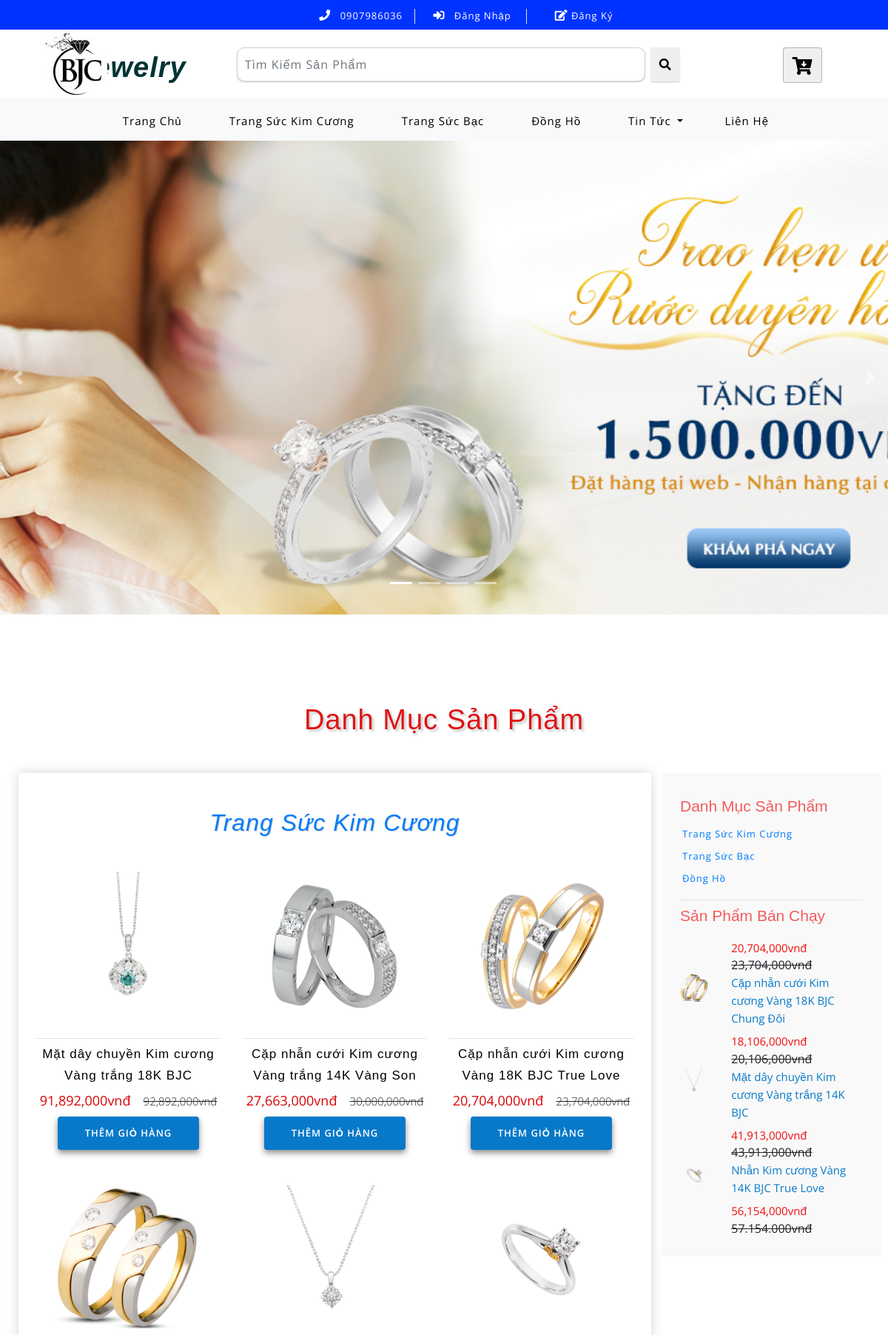
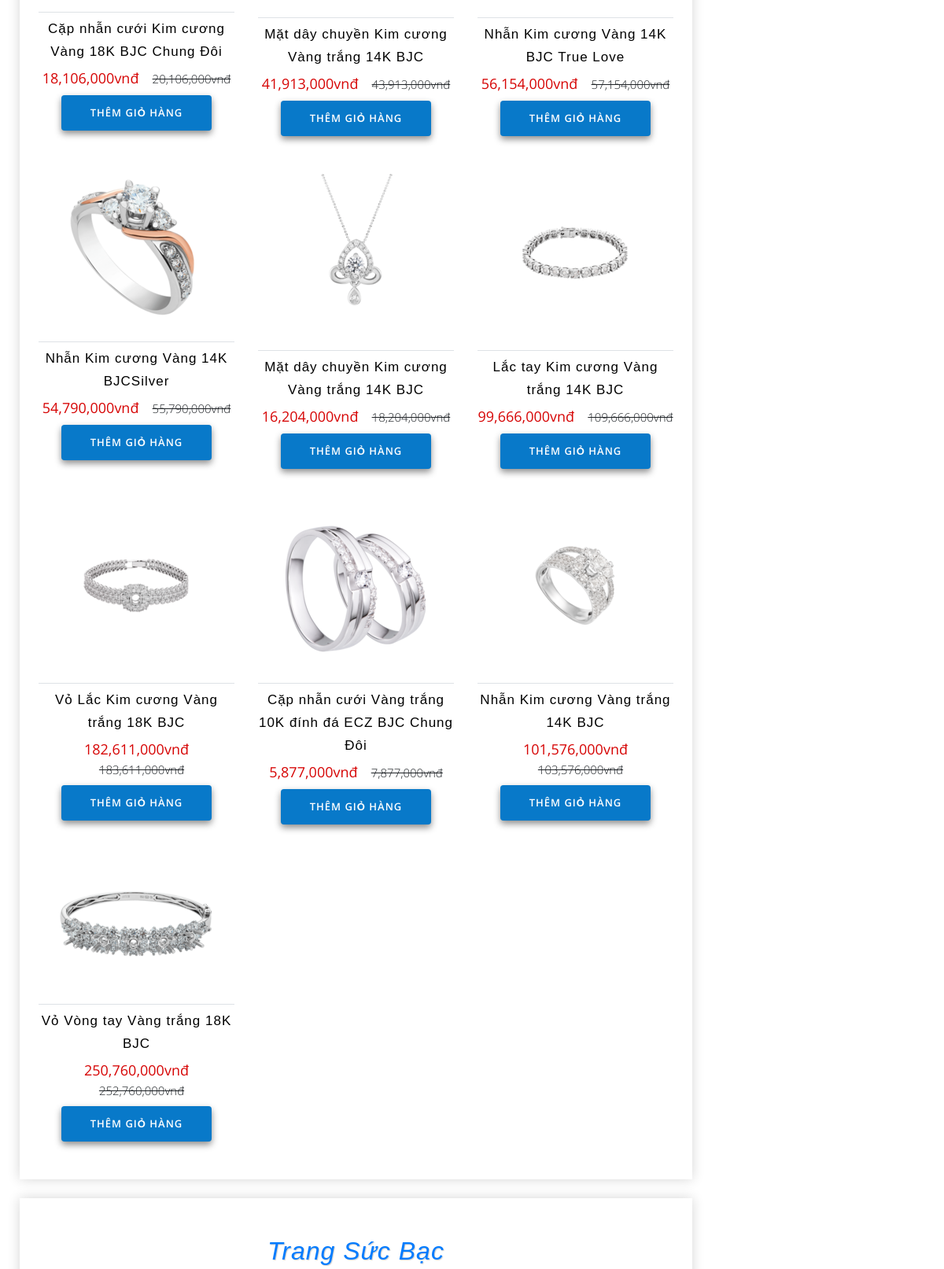
The page / (upper part) on the database its author committed (2 pictures, top to bottom).
### tables this page shows
CREATE TABLE `tbl_category` (
  `category_id` int(11) NOT NULL,
  `category_name` varchar(100) NOT NULL
);

CREATE TABLE `tbl_slider` (
  `slider_id` int(11) NOT NULL,
  `slider_image` varchar(100) NOT NULL,
  `slider_caption` text DEFAULT NULL,
  `slider_active` int(11) NOT NULL DEFAULT 1
);

CREATE TABLE `tbl_sanpham` (
  `sanpham_id` int(11) NOT NULL,
  `category_id` int(11) NOT NULL,
  `sanpham_name` varchar(255) NOT NULL,
  `sanpham_chitiet` text NOT NULL,
  `sanpham_mota` text NOT NULL,
  `sanpham_gia` varchar(100) DEFAULT NULL,
  `sanpham_giakhuyenmai` varchar(100) NOT NULL,
  `sanpham_hot` int(11) NOT NULL,
  `sanpham_soluong` int(11) NOT NULL,
  `sanpham_image` varchar(50) NOT NULL
);

### include/home.php (the view, shortened to what this page needs)
<div class="ads-grid py-sm-5 py-4">
		<div class="container py-xl-4 py-lg-2">
			<h3 class="tittle-w3l text-center mb-lg-5 mb-sm-4 mb-3">
				<h3 class="tittle-w3l text-center mb-lg-5 mb-sm-4 mb-3">Danh Mục Sản Phẩm</h3>
			<div class="row">
				<div class="agileinfo-ads-display col-lg-9">
					<div class="wrapper">
						<?php
						$sql_cate_home = mysqli_query($con,"SELECT * FROM tbl_category ORDER BY category_id DESC");
						while($row_cate_home = mysqli_fetch_array($sql_cate_home)){
							$id_category = $row_cate_home['category_id'];
						?>
						<div class="product-sec1 px-sm-4 px-3 py-sm-5  py-3 mb-4">
							<h3 class="heading-tittle text-center font-italic"><?php echo $row_cate_home['category_name'] ?></h3>
							<div class="row">
								<?php
								$sql_product = mysqli_query($con,"SELECT * FROM tbl_sanpham ORDER BY sanpham_id DESC");
								while($row_sanpham = mysqli_fetch_array($sql_product)){
									if($row_sanpham['category_id']==$id_category){
								?>
								<div class="col-md-4 product-men mt-5">
									<div class="men-pro-item simpleCart_shelfItem">
										<div class="men-thumb-item text-center">
											<img src="images/<?php echo $row_sanpham['sanpham_image'] ?>" alt="">
										</div>
										<div class="item-info-product text-center border-top mt-4">
											<h4 class="pt-1">
												<a href="?quanly=chitietsp&id=<?php echo $row_sanpham['sanpham_id'] ?>"><?php echo $row_sanpham['sanpham_name'] ?></a>
											</h4>
											<div class="info-product-price my-2">
												<span class="item_price"><?php echo number_format($row_sanpham['sanpham_giakhuyenmai']).'vnđ' ?></span>
												<del><?php echo number_format($row_sanpham['sanpham_gia']).'vnđ' ?></del>
											</div>
											<div class="snipcart-details top_brand_home_details item_add single-item hvr-outline-out">
												<form action="?quanly=giohang" method="post">
												<fieldset>
													<input type="submit" name="themgiohang" value="Thêm Giỏ Hàng" class="button" />
												</fieldset>
											</form>
											</div>
										</div>
									</div>
								</div>
								<?php
									}
								}
								?>
							</div>
						</div>
							<?php
							}
							?>
					</div>
				</div>
				<div class="col-lg-3 mt-lg-0 mt-4 p-lg-0">
					<div class="side-bar p-sm-4 p-3">
						<div class="left-side border-bottom py-2">
							<h3 class="agileits-sear-head mb-3">Danh Mục Sản Phẩm</h3>
							<ul>
								<?php
									$sql_category_sidebar = mysqli_query($con,'SELECT * FROM tbl_category ORDER BY category_id DESC');
									while($row_category_sidebar = mysqli_fetch_array($sql_category_sidebar)){
								?>
								<li>
									<span class="span"><a href="?quanly=danhmuc&id=<?php echo $row_category_sidebar['category_id'] ?>"><?php echo $row_category_sidebar['category_name'] ?></a></span>
								</li>
								<?php
								}
								?>
							</ul>
						</div>
						<div class="f-grid py-2">
							<h3 class="agileits-sear-head mb-3">Sản Phẩm Bán Chạy</h3>
							<div class="box-scroll">
								<div class="scroll">
									<?php
									$sql_product_sidebar = mysqli_query($con,"SELECT * FROM tbl_sanpham WHERE sanpham_hot='0' ORDER BY sanpham_id DESC");
									while($row_sanpham_sidebar = mysqli_fetch_array($sql_product_sidebar)){
									?>
									<div class="row">
										<div class="col-lg-3 col-sm-2 col-3 left-mar">
											<img src="images/<?php echo $row_sanpham_sidebar['sanpham_image'] ?>" alt="" class="img-fluid">
										</div>
										<div class="col-lg-9 col-sm-10 col-9 w3_mvd">
											<a href=""><?php echo $row_sanpham_sidebar['sanpham_name'] ?></a>
											<a href="" class="price-mar mt-2"><?php echo number_format($row_sanpham_sidebar['sanpham_giakhuyenmai']).'vnđ' ?></a>
											<del><?php echo number_format($row_sanpham_sidebar['sanpham_gia']).'vnđ' ?></del>
										</div>
									</div>
									<?php
									}
									?>
								</div>
							</div>
						</div>
					</div>
				</div>
			</div>
		</div>
	</div>

### include/menu.php (shortened to what this page needs)
<div class="navbar-inner">
		<div class="container">
			<nav class="navbar navbar-expand-lg navbar-light bg-light">
				<div class="collapse navbar-collapse" id="navbarSupportedContent">
					<ul class="navbar-nav ml-auto text-center mr-xl-5">
						<li class="nav-item active mr-lg-2 mb-lg-0 mb-2">
							<a class="nav-link" href="index.php">Trang Chủ
							</a>
						</li>
						<?php
							$sql_category_danhmuc = mysqli_query($con,'SELECT * FROM tbl_category ORDER BY category_id DESC');
							while($row_category_danhmuc = mysqli_fetch_array($sql_category_danhmuc)){
						?>
						<li class="nav-item  mr-lg-2 mb-lg-0 mb-2">
							<a class="nav-link " href="?quanly=danhmuc&id=<?php echo $row_category_danhmuc['category_id'] ?>" role="button"  aria-haspopup="true" aria-expanded="false">
								<?php echo $row_category_danhmuc['category_name'] ?>
							</a>
						</li>
						<?php
						}
						?>
						<li class="nav-item dropdown mr-lg-2 mb-lg-0 mb-2">
							<a class="nav-link dropdown-toggle" href="#" role="button" data-toggle="dropdown" aria-haspopup="true" aria-expanded="false">
								Tin Tức
							</a>
						</li>
						<li class="nav-item">
							<a class="nav-link" href="?quanly=lienhe">Liên Hệ</a>
						</li>
					</ul>
				</div>
			</nav>
		</div>
	</div>

### include/slider.php (shortened to what this page needs)
<div id="carouselExampleIndicators" class="carousel slide" data-ride="carousel">
		<ol class="carousel-indicators">
			<li data-target="#carouselExampleIndicators" data-slide-to="0" class="active"></li>
			<li data-target="#carouselExampleIndicators" data-slide-to="1"></li>
			<li data-target="#carouselExampleIndicators" data-slide-to="2"></li>
			<li data-target="#carouselExampleIndicators" data-slide-to="3"></li>
		</ol>
		<div class="carousel-inner">
			<?php
			$sql_slider = mysqli_query($con,"SELECT * FROM tbl_slider WHERE slider_active='1' ORDER BY slider_id");
			while($row_slider = mysqli_fetch_array($sql_slider)){
			?>
			<div class="carousel-item item1 active">
				<div class="container">
					<div class="w3l-space-banner">
					</div>
				</div>
			</div>
			<?php
			}
			?>
		</div>
		<a class="carousel-control-prev" href="#carouselExampleIndicators" role="button" data-slide="prev">
			<span class="carousel-control-prev-icon" aria-hidden="true"></span>
		</a>
		<a class="carousel-control-next" href="#carouselExampleIndicators" role="button" data-slide="next">
			<span class="carousel-control-next-icon" aria-hidden="true"></span>
		</a>
	</div>

### css/style.css (style rules this page uses)
html, body { margin: 0; font-size: 100%; background: #fff; font-family: 'Open Sans', sans-serif; }
body a { text-decoration: none; transition: 0.5s all; -webkit-transition: 0.5s all; -moz-transition: 0.5s all; -o-transition: 0.5s all; -ms-transition: 0.5s all; }
a { transition: 0.5s all; -webkit-transition: 0.5s all; -moz-transition: 0.5s all; -o-transition: 0.5s all; -ms-transition: 0.5s all; }
input[type="button"], input[type="submit"] { transition: 0.5s all; -webkit-transition: 0.5s all; -moz-transition: 0.5s all; -o-transition: 0.5s all; -ms-transition: 0.5s all; }
h1, h2, h3, h4, h5, h6 { margin: 0; font-family: 'Tahoma', sans-serif; }
ul { margin: 0; padding: 0; }
.navbar-inner { background: #f8f9fa; box-shadow: 0px 2px 6px 1px rgba(0, 0, 0, 0.13); }
.navbar-light .navbar-nav .nav-link { letter-spacing: 1px; font-size: 15px; color: #000; }
.navbar-light .navbar-nav .show>.nav-link, .navbar-light .navbar-nav .active>.nav-link, .navbar-light .navbar-nav .nav-link.show, .navbar-light .navbar-nav .nav-link.active { color: black; }
.carousel-item.item1 { background: url(../images/banner1.jpg) no-repeat center; background-size: cover; -webkit-background-size: cover; -moz-background-size: cover; -o-background-size: cover; -ms-background-size: cover; }
.carousel-item.item4, .carousel-item.item3, .carousel-item.item2, .carousel-item.item1 { min-height: 640px; }
.w3l-space-banner { padding-top: 9em; }
.carousel-indicators { bottom: 4%; }
.carousel-indicators li { cursor: pointer; }
h3.tittle-w3l { color: rgb(223, 20, 20); font-size: 38px; letter-spacing: 1px; text-shadow: 3px 3px 3px rgba(0, 0, 0, 0.19); }
.snipcart-details { width: 77%; margin: 0 auto; }
.snipcart-details input.button { font-size: 13px; color: #fff; background: #0879c9; text-decoration: none; border: none; border-radius: 0; width: 100%; text-transform: uppercase; padding: 13px; outline: none; letter-spacing: 1px; box-shadow: 0px 4px 8px 0px rgba(0, 0, 0, 0.45); font-weight: 600; cursor: pointer; border-radius: 4px; transition: 0.5s all; -webkit-transition: 0.5s all; -moz-transition: 0.5s all; -o-transition: 0.5s all; -ms-transition: 0.5s all; }
.men-pro-item { position: relative; }
.men-thumb-item { position: relative; }
h3.agileits-sear-head { color: #F45C5D; font-size: 21px; }
.side-bar { background-color: #F9F9F9; height: fit-content; }
.left-side ul li { display: inline-block; width: 100%; margin-bottom: 6px; }
.left-side ul li span { font-size: 13px; color: #000; letter-spacing: 1px; margin-left: 3px; vertical-align: top; }
.f-grid a { color: #0879c9; font-size: 15px; }
a.price-mar { color: #ef0e0e; display: block; }
.scroll { position: absolute; }
.box-scroll { min-height: 25em; position: relative; overflow: hidden; }
.product-sec1 { box-shadow: 0px 0px 15px 0px #D6D6D6; }
h3.heading-tittle { color:#007bff; font-size: 32px; letter-spacing: 1px; text-shadow: 1px 1px 1px rgba(0, 0, 0, 0.19); }
.item-info-product h4 a { color: #000; font-size: 17px; letter-spacing: 1px; }
span.item_price { font-size: 18px; color: #d60404; }
.info-product-price del { font-weight: 300; margin-left: 13px; font-size: 15px; }
@media (max-width: 1366px) { .carousel-control-prev, .carousel-control-next { width: 4%; } }

### css/flexslider.css (style rules this page uses)
.carousel li { margin-right: 5px; }

### rows shown on the page
tbl_category: category_name "Trang Sức Kim Cương"
tbl_category: category_name "Trang Sức Bạc"
tbl_category: category_name "Đồng Hồ"
tbl_sanpham: sanpham_image (picture), sanpham_name "Mặt dây chuyền Kim cương Vàng trắng 18K BJC", sanpham_giakhuyenmai "91,892,000", sanpham_gia "92,892,000"
tbl_sanpham: sanpham_image (picture), sanpham_name "Cặp nhẫn cưới Kim cương Vàng trắng 14K Vàng Son", sanpham_giakhuyenmai "27,663,000", sanpham_gia "30,000,000"
tbl_sanpham: sanpham_image (picture), sanpham_name "Cặp nhẫn cưới Kim cương Vàng 18K BJC True Love", sanpham_giakhuyenmai "20,704,000", sanpham_gia "23,704,000"
tbl_sanpham: sanpham_image (picture), sanpham_name "Cặp nhẫn cưới Kim cương Vàng 18K BJC Chung Đôi", sanpham_giakhuyenmai "18,106,000", sanpham_gia "20,106,000"
tbl_sanpham: sanpham_image (picture), sanpham_name "Mặt dây chuyền Kim cương Vàng trắng 14K BJC", sanpham_giakhuyenmai "41,913,000", sanpham_gia "43,913,000"
tbl_sanpham: sanpham_image (picture), sanpham_name "Nhẫn Kim cương Vàng 14K BJC True Love", sanpham_giakhuyenmai "56,154,000", sanpham_gia "57,154,000"
tbl_sanpham: sanpham_image (picture), sanpham_name "Nhẫn Kim cương Vàng 14K BJCSilver", sanpham_giakhuyenmai "54,790,000", sanpham_gia "55,790,000"
tbl_sanpham: sanpham_image (picture), sanpham_name "Mặt dây chuyền Kim cương Vàng trắng 14K BJC", sanpham_giakhuyenmai "16,204,000", sanpham_gia "18,204,000"
tbl_sanpham: sanpham_image (picture), sanpham_name "Lắc tay Kim cương Vàng trắng 14K BJC", sanpham_giakhuyenmai "99,666,000", sanpham_gia "109,666,000"
tbl_sanpham: sanpham_image (picture), sanpham_name "Vỏ Lắc Kim cương Vàng trắng 18K BJC", sanpham_giakhuyenmai "182,611,000", sanpham_gia "183,611,000"
tbl_sanpham: sanpham_image (picture), sanpham_name "Cặp nhẫn cưới Vàng trắng 10K đính đá ECZ BJC Chung Đôi", sanpham_giakhuyenmai "5,877,000", sanpham_gia "7,877,000"
tbl_sanpham: sanpham_image (picture), sanpham_name "Nhẫn Kim cương Vàng trắng 14K BJC", sanpham_giakhuyenmai "101,576,000", sanpham_gia "103,576,000"
tbl_sanpham: sanpham_image (picture), sanpham_name "Vỏ Vòng tay Vàng trắng 18K BJC", sanpham_giakhuyenmai "250,760,000", sanpham_gia "252,760,000"
